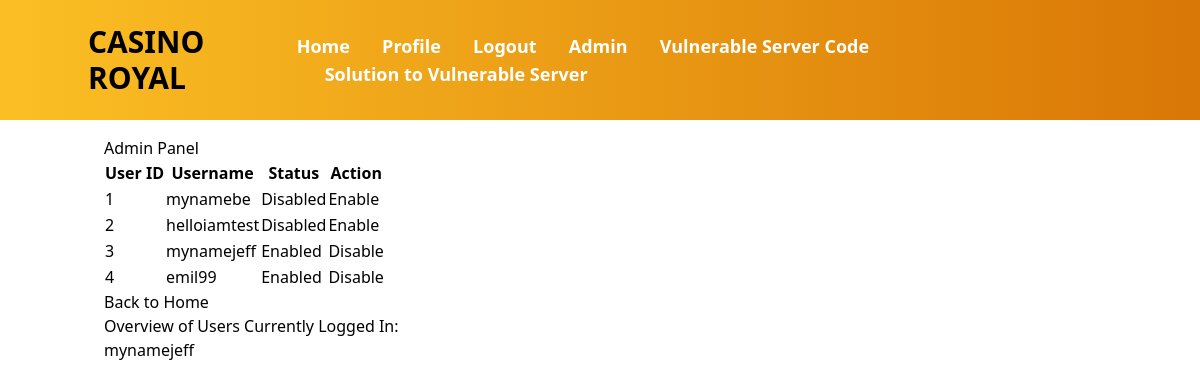
Page /admin (signed in) on the earlier database version.
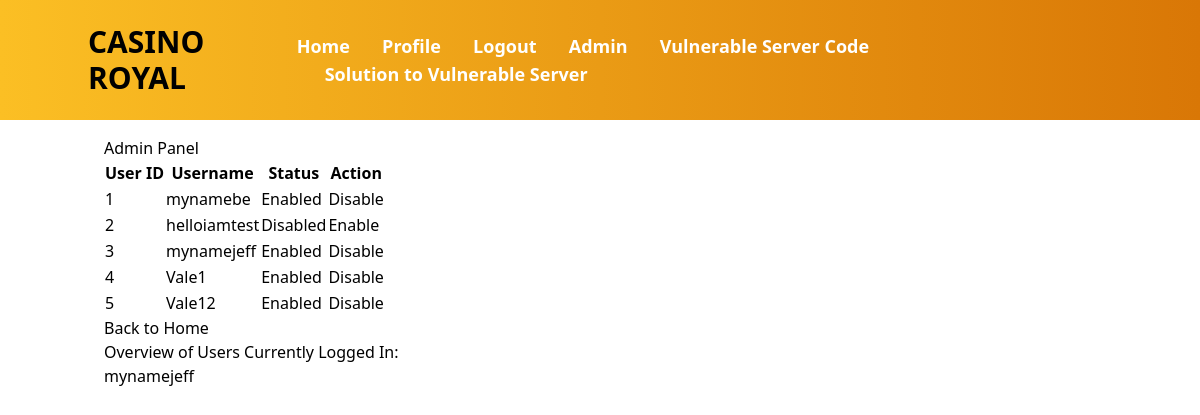
Same page on the later database version.
### app.py (models this page shows)
class User(db.Model):
    __tablename__ = 'user'  # Explicitly set the table name
    id = db.Column(db.Integer, primary_key=True)
    username = db.Column(db.String(80), unique=True, nullable=False)
    password = db.Column(db.String(120), nullable=False)
    is_admin = db.Column(db.Boolean, default=False)
    is_enabled = db.Column(db.Boolean, default=True)
    profile_picture = db.Column(db.String(255), default='default.jpg')

### app.py (the view)
    def wrapped_view(**kwargs):
        if g.user is not None and g.user.get('is_admin'):
            return view(**kwargs)
        flash('Access denied. You must be an admin to access this page.')
        return redirect(url_for('home'))

### app.py (called while the page is built)
def admin_required(view):
    def wrapped_view(**kwargs):
        if g.user is not None and g.user.get('is_admin'):
            return view(**kwargs)
        flash('Access denied. You must be an admin to access this page.')
        return redirect(url_for('home'))
    return wrapped_view

@app.before_request
def load_user():
    g.user = None
    if 'username' in session:
        user = User.query.filter_by(username=session['username']).first()
        users = User.query.all()  # Get all users
        if user:
            g.user = {
                'username': user.username,
                'is_admin': user.is_admin,
                'profile_picture': user.profile_picture,
                'users': users
            }

@app.route('/admin', methods=['GET'])
@admin_required
def admin_panel():
    logged_in_users = [session.get(
        'username')] if 'username' in session else []
    users = User.query.all()
    return render_template('admin_panel.html', users=users, logged_in_users=logged_in_users)

### templates/admin_panel.html (shortened to what this page needs)
{% extends "base.html" %}
{% block content %}
<body>
    <h1>Admin Panel</h1>
    <table>
        <thead>
            <tr>
                <th>User ID</th>
                <th>Username</th>
                <th>Status</th>
                <th>Action</th>
            </tr>
        </thead>
        <tbody>
            {% for user in users %}
            <tr>
                <td>{{ user.id }}</td>
                <td>{{ user.username }}</td>
                <td>{{ "Enabled" if user.is_enabled else "Disabled" }}</td>
                <td>
                    <form method="post" action="{{ url_for('enable_disable_user', user_id=user.id) }}">
                        <button type="submit" class="enable-disable-button">
                            {% if user.is_enabled %}
                            Disable
                            {% else %}
                            Enable
                            {% endif %}
                        </button>
                    </form>
                </td>
            </tr>
            {% endfor %}
        </tbody>
    </table>
    <a href="{{ url_for('home') }}">Back to Home</a>
    <h2>Overview of Users Currently Logged In:</h2>
    <ul>
        {% for user in logged_in_users %}
        <li>{{ user }}</li>
        {% endfor %}
    </ul>
</body>
{% endblock %}

### templates/base.html (shortened to what this page needs)
<!DOCTYPE html>
<html lang="en">
<head>
    <link rel="stylesheet" href="https://cdn.jsdelivr.net/npm/tailwindcss@2.2.19/dist/tailwind.min.css"
>
</head>
<body class="bg-cover bg-center relative">
    <header class="bg-gradient-to-r from-yellow-400 to-yellow-600 text-white py-6 flex items-center">
        <nav class="container mx-auto flex justify-between items-center">
            <h1 class="text-3xl font-extrabold text-black">CASINO ROYAL</h1>
            <ul class="space-x-7 items-center">
                <li class="inline-block text-lg font-semibold"><a href="{{ url_for('home') }}">Home</a></li>
                {% if 'username' in session %}
                <li class="inline-block text-lg font-semibold"><a href="{{ url_for('profile') }}">Profile</a></li>
                <li class="inline-block text-lg font-semibold"><a href="/logout">Logout</a></li>
                <li class="inline-block text-lg font-semibold"><a href="/admin">Admin</a></li>
                <li class="inline-block text-lg font-semibold"><a href="/code">Vulnerable Server Code</a></li>
                <li class="inline-block text-lg font-semibold"><a href="/solution">Solution to Vulnerable Server</a></li>
                {% endif %}
            </ul>
        </nav>
    </header>
    <main class="container mx-auto p-4">
        {% block content %}{% endblock %}
    </main>
</body>
</html>

Differences in the rows shown:
changed User "mynamebe": is_enabled "Disabled" → "Enabled"; is_enabled "Enable" → "Disable"
changed User id 4: username "emil99" → "Vale1"
added User: id "5", username "Vale12", is_enabled "Enabled", shows "Disable"
